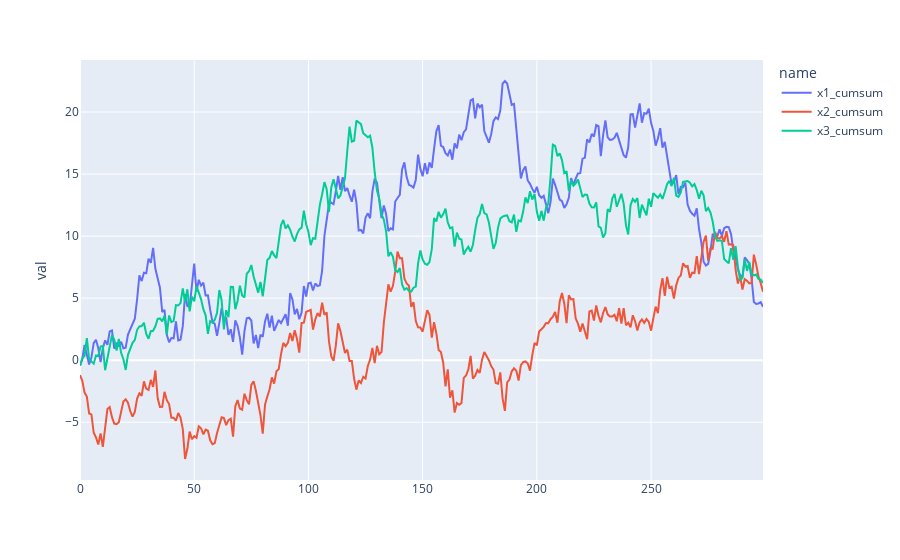

Source (notebook cell):
### Code cell
px.line(x_, y="val", color="name",)

### Figure 1 — Plotly figure (JSON) as saved in the notebook; plotly's stock layout.template omitted (floating-point values rounded to 4 significant figures; data arrays with more than 128 entries replaced by an {"elided": "..."} marker saying what was removed)
{"data": [{"hoverlabel": {"namelength": 0}, "hovertemplate": "name=x1_cumsum<br>val=%{y}", "legendgroup": "x1_cumsum", "line": {"color": "#636efa", "dash": "solid"}, "mode": "lines", "name": "x1_cumsum", "showlegend": true, "type": "scatter", "xaxis": "x", "y": {"elided": "300 float values"}, "yaxis": "y"}, {"hoverlabel": {"namelength": 0}, "hovertemplate": "name=x2_cumsum<br>val=%{y}", "legendgroup": "x2_cumsum", "line": {"color": "#EF553B", "dash": "solid"}, "mode": "lines", "name": "x2_cumsum", "showlegend": true, "type": "scatter", "xaxis": "x", "y": {"elided": "300 float values"}, "yaxis": "y"}, {"hoverlabel": {"namelength": 0}, "hovertemplate": "name=x3_cumsum<br>val=%{y}", "legendgroup": "x3_cumsum", "line": {"color": "#00cc96", "dash": "solid"}, "mode": "lines", "name": "x3_cumsum", "showlegend": true, "type": "scatter", "xaxis": "x", "y": {"elided": "300 float values"}, "yaxis": "y"}], "layout": {"legend": {"title": {"text": "name"}, "tracegroupgap": 0}, "margin": {"t": 60}, "xaxis": {"anchor": "y", "domain": [0, 1]}, "yaxis": {"anchor": "x", "domain": [0, 1], "title": {"text": "val"}}}}
